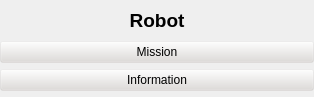
<?xml version="1.0" encoding="UTF-8"?>
<ui version="4.0">
 <class>RobotMenu</class>
 <widget class="QWidget" name="RobotMenu">
  <property name="geometry">
   <rect>
    <x>0</x>
    <y>0</y>
    <width>314</width>
    <height>97</height>
   </rect>
  </property>
  <property name="minimumSize">
   <size>
    <width>314</width>
    <height>0</height>
   </size>
  </property>
  <property name="maximumSize">
   <size>
    <width>314</width>
    <height>16777215</height>
   </size>
  </property>
  <property name="windowTitle">
   <string>Form</string>
  </property>
  <property name="styleSheet">
   <string notr="true"/>
  </property>
  <layout class="QVBoxLayout" name="verticalLayout">
   <property name="spacing">
    <number>0</number>
   </property>
   <property name="margin">
    <number>0</number>
   </property>
   <item>
    <layout class="QHBoxLayout" name="horizontalLayout">
     <item>
      <spacer name="horizontalSpacer">
       <property name="orientation">
        <enum>Qt::Horizontal</enum>
       </property>
       <property name="sizeHint" stdset="0">
        <size>
         <width>40</width>
         <height>20</height>
        </size>
       </property>
      </spacer>
     </item>
     <item>
      <widget class="QLabel" name="label">
       <property name="sizePolicy">
        <sizepolicy hsizetype="Expanding" vsizetype="Expanding">
         <horstretch>0</horstretch>
         <verstretch>0</verstretch>
        </sizepolicy>
       </property>
       <property name="minimumSize">
        <size>
         <width>0</width>
         <height>35</height>
        </size>
       </property>
       <property name="maximumSize">
        <size>
         <width>16777215</width>
         <height>35</height>
        </size>
       </property>
       <property name="font">
        <font>
         <pointsize>14</pointsize>
         <weight>75</weight>
         <bold>true</bold>
        </font>
       </property>
       <property name="text">
        <string>Robot</string>
       </property>
       <property name="alignment">
        <set>Qt::AlignCenter</set>
       </property>
      </widget>
     </item>
     <item>
      <spacer name="horizontalSpacer_2">
       <property name="orientation">
        <enum>Qt::Horizontal</enum>
       </property>
       <property name="sizeHint" stdset="0">
        <size>
         <width>40</width>
         <height>20</height>
        </size>
       </property>
      </spacer>
     </item>
    </layout>
   </item>
   <item>
    <layout class="QHBoxLayout" name="horizontalLayout_2">
     <item>
      <widget class="QPushButton" name="missionPushButton">
       <property name="palette">
        <palette>
         <active>
          <colorrole role="WindowText">
           <brush brushstyle="SolidPattern">
            <color alpha="255">
             <red>0</red>
             <green>0</green>
             <blue>0</blue>
            </color>
           </brush>
          </colorrole>
          <colorrole role="Button">
           <brush brushstyle="SolidPattern">
            <color alpha="30">
             <red>223</red>
             <green>220</green>
             <blue>217</blue>
            </color>
           </brush>
          </colorrole>
          <colorrole role="Light">
           <brush brushstyle="SolidPattern">
            <color alpha="30">
             <red>255</red>
             <green>255</green>
             <blue>255</blue>
            </color>
           </brush>
          </colorrole>
          <colorrole role="Midlight">
           <brush brushstyle="SolidPattern">
            <color alpha="30">
             <red>239</red>
             <green>237</green>
             <blue>236</blue>
            </color>
           </brush>
          </colorrole>
          <colorrole role="Dark">
           <brush brushstyle="SolidPattern">
            <color alpha="30">
             <red>111</red>
             <green>110</green>
             <blue>108</blue>
            </color>
           </brush>
          </colorrole>
          <colorrole role="Mid">
           <brush brushstyle="SolidPattern">
            <color alpha="30">
             <red>149</red>
             <green>147</green>
             <blue>145</blue>
            </color>
           </brush>
          </colorrole>
          <colorrole role="Text">
           <brush brushstyle="SolidPattern">
            <color alpha="255">
             <red>0</red>
             <green>0</green>
             <blue>0</blue>
            </color>
           </brush>
          </colorrole>
          <colorrole role="BrightText">
           <brush brushstyle="SolidPattern">
            <color alpha="255">
             <red>255</red>
             <green>255</green>
             <blue>255</blue>
            </color>
           </brush>
          </colorrole>
          <colorrole role="ButtonText">
           <brush brushstyle="SolidPattern">
            <color alpha="255">
             <red>0</red>
             <green>0</green>
             <blue>0</blue>
            </color>
           </brush>
          </colorrole>
          <colorrole role="Base">
           <brush brushstyle="SolidPattern">
            <color alpha="255">
             <red>255</red>
             <green>255</green>
             <blue>255</blue>
            </color>
           </brush>
          </colorrole>
          <colorrole role="Window">
           <brush brushstyle="SolidPattern">
            <color alpha="30">
             <red>223</red>
             <green>220</green>
             <blue>217</blue>
            </color>
           </brush>
          </colorrole>
          <colorrole role="Shadow">
           <brush brushstyle="SolidPattern">
            <color alpha="30">
             <red>0</red>
             <green>0</green>
             <blue>0</blue>
            </color>
           </brush>
          </colorrole>
          <colorrole role="Highlight">
           <brush brushstyle="SolidPattern">
            <color alpha="30">
             <red>0</red>
             <green>0</green>
             <blue>128</blue>
            </color>
           </brush>
          </colorrole>
          <colorrole role="AlternateBase">
           <brush brushstyle="SolidPattern">
            <color alpha="142">
             <red>239</red>
             <green>237</green>
             <blue>236</blue>
            </color>
           </brush>
          </colorrole>
          <colorrole role="ToolTipBase">
           <brush brushstyle="SolidPattern">
            <color alpha="255">
             <red>255</red>
             <green>255</green>
             <blue>220</blue>
            </color>
           </brush>
          </colorrole>
          <colorrole role="ToolTipText">
           <brush brushstyle="SolidPattern">
            <color alpha="255">
             <red>0</red>
             <green>0</green>
             <blue>0</blue>
            </color>
           </brush>
          </colorrole>
         </active>
         <inactive>
          <colorrole role="WindowText">
           <brush brushstyle="SolidPattern">
            <color alpha="255">
             <red>0</red>
             <green>0</green>
             <blue>0</blue>
            </color>
           </brush>
          </colorrole>
          <colorrole role="Button">
           <brush brushstyle="SolidPattern">
            <color alpha="30">
             <red>223</red>
             <green>220</green>
             <blue>217</blue>
            </color>
           </brush>
          </colorrole>
          <colorrole role="Light">
           <brush brushstyle="SolidPattern">
            <color alpha="30">
             <red>255</red>
             <green>255</green>
             <blue>255</blue>
            </color>
           </brush>
          </colorrole>
          <colorrole role="Midlight">
           <brush brushstyle="SolidPattern">
            <color alpha="30">
             <red>239</red>
             <green>237</green>
             <blue>236</blue>
            </color>
           </brush>
          </colorrole>
          <colorrole role="Dark">
           <brush brushstyle="SolidPattern">
            <color alpha="30">
             <red>111</red>
             <green>110</green>
             <blue>108</blue>
            </color>
           </brush>
          </colorrole>
          <colorrole role="Mid">
           <brush brushstyle="SolidPattern">
            <color alpha="30">
             <red>149</red>
             <green>147</green>
             <blue>145</blue>
            </color>
           </brush>
          </colorrole>
          <colorrole role="Text">
           <brush brushstyle="SolidPattern">
            <color alpha="255">
             <red>0</red>
             <green>0</green>
             <blue>0</blue>
            </color>
           </brush>
          </colorrole>
          <colorrole role="BrightText">
           <brush brushstyle="SolidPattern">
            <color alpha="255">
             <red>255</red>
             <green>255</green>
             <blue>255</blue>
            </color>
           </brush>
          </colorrole>
          <colorrole role="ButtonText">
           <brush brushstyle="SolidPattern">
            <color alpha="255">
             <red>0</red>
             <green>0</green>
             <blue>0</blue>
            </color>
           </brush>
          </colorrole>
          <colorrole role="Base">
           <brush brushstyle="SolidPattern">
            <color alpha="255">
             <red>255</red>
             <green>255</green>
             <blue>255</blue>
            </color>
           </brush>
          </colorrole>
          <colorrole role="Window">
           <brush brushstyle="SolidPattern">
            <color alpha="30">
             <red>223</red>
             <green>220</green>
             <blue>217</blue>
            </color>
           </brush>
          </colorrole>
          <colorrole role="Shadow">
           <brush brushstyle="SolidPattern">
            <color alpha="30">
             <red>0</red>
             <green>0</green>
             <blue>0</blue>
            </color>
           </brush>
          </colorrole>
          <colorrole role="Highlight">
           <brush brushstyle="SolidPattern">
            <color alpha="30">
             <red>0</red>
             <green>0</green>
             <blue>128</blue>
            </color>
           </brush>
          </colorrole>
          <colorrole role="AlternateBase">
           <brush brushstyle="SolidPattern">
            <color alpha="142">
             <red>239</red>
             <green>237</green>
             <blue>236</blue>
            </color>
           </brush>
          </colorrole>
          <colorrole role="ToolTipBase">
           <brush brushstyle="SolidPattern">
            <color alpha="255">
             <red>255</red>
             <green>255</green>
             <blue>220</blue>
            </color>
           </brush>
          </colorrole>
          <colorrole role="ToolTipText">
           <brush brushstyle="SolidPattern">
            <color alpha="255">
             <red>0</red>
             <green>0</green>
             <blue>0</blue>
            </color>
           </brush>
          </colorrole>
         </inactive>
         <disabled>
          <colorrole role="WindowText">
           <brush brushstyle="SolidPattern">
            <color alpha="30">
             <red>111</red>
             <green>110</green>
             <blue>108</blue>
            </color>
           </brush>
          </colorrole>
          <colorrole role="Button">
           <brush brushstyle="SolidPattern">
            <color alpha="30">
             <red>223</red>
             <green>220</green>
             <blue>217</blue>
            </color>
           </brush>
          </colorrole>
          <colorrole role="Light">
           <brush brushstyle="SolidPattern">
            <color alpha="30">
             <red>255</red>
             <green>255</green>
             <blue>255</blue>
            </color>
           </brush>
          </colorrole>
          <colorrole role="Midlight">
           <brush brushstyle="SolidPattern">
            <color alpha="30">
             <red>239</red>
             <green>237</green>
             <blue>236</blue>
            </color>
           </brush>
          </colorrole>
          <colorrole role="Dark">
           <brush brushstyle="SolidPattern">
            <color alpha="30">
             <red>111</red>
             <green>110</green>
             <blue>108</blue>
            </color>
           </brush>
          </colorrole>
          <colorrole role="Mid">
           <brush brushstyle="SolidPattern">
            <color alpha="30">
             <red>149</red>
             <green>147</green>
             <blue>145</blue>
            </color>
           </brush>
          </colorrole>
          <colorrole role="Text">
           <brush brushstyle="SolidPattern">
            <color alpha="30">
             <red>111</red>
             <green>110</green>
             <blue>108</blue>
            </color>
           </brush>
          </colorrole>
          <colorrole role="BrightText">
           <brush brushstyle="SolidPattern">
            <color alpha="255">
             <red>255</red>
             <green>255</green>
             <blue>255</blue>
            </color>
           </brush>
          </colorrole>
          <colorrole role="ButtonText">
           <brush brushstyle="SolidPattern">
            <color alpha="30">
             <red>111</red>
             <green>110</green>
             <blue>108</blue>
            </color>
           </brush>
          </colorrole>
          <colorrole role="Base">
           <brush brushstyle="SolidPattern">
            <color alpha="30">
             <red>223</red>
             <green>220</green>
             <blue>217</blue>
            </color>
           </brush>
          </colorrole>
          <colorrole role="Window">
           <brush brushstyle="SolidPattern">
            <color alpha="30">
             <red>223</red>
             <green>220</green>
             <blue>217</blue>
            </color>
           </brush>
          </colorrole>
          <colorrole role="Shadow">
           <brush brushstyle="SolidPattern">
            <color alpha="30">
             <red>0</red>
             <green>0</green>
             <blue>0</blue>
            </color>
           </brush>
          </colorrole>
          <colorrole role="Highlight">
           <brush brushstyle="SolidPattern">
            <color alpha="255">
             <red>0</red>
             <green>0</green>
             <blue>128</blue>
            </color>
           </brush>
          </colorrole>
          <colorrole role="AlternateBase">
           <brush brushstyle="SolidPattern">
            <color alpha="30">
             <red>223</red>
             <green>220</green>
             <blue>217</blue>
            </color>
           </brush>
          </colorrole>
          <colorrole role="ToolTipBase">
           <brush brushstyle="SolidPattern">
            <color alpha="255">
             <red>255</red>
             <green>255</green>
             <blue>220</blue>
            </color>
           </brush>
          </colorrole>
          <colorrole role="ToolTipText">
           <brush brushstyle="SolidPattern">
            <color alpha="255">
             <red>0</red>
             <green>0</green>
             <blue>0</blue>
            </color>
           </brush>
          </colorrole>
         </disabled>
        </palette>
       </property>
       <property name="cursor">
        <cursorShape>PointingHandCursor</cursorShape>
       </property>
       <property name="text">
        <string>Mission</string>
       </property>
       <property name="icon">
        <iconset resource="../resources.qrc">
         <normaloff>:/icons/deployBottom</normaloff>:/icons/deployBottom</iconset>
       </property>
      </widget>
     </item>
    </layout>
   </item>
   <item>
    <layout class="QHBoxLayout" name="horizontalLayout_5">
     <item>
      <widget class="Mission" name="MissionInformation" native="true">
       <property name="minimumSize">
        <size>
         <width>314</width>
         <height>0</height>
        </size>
       </property>
       <property name="maximumSize">
        <size>
         <width>314</width>
         <height>0</height>
        </size>
       </property>
      </widget>
     </item>
    </layout>
   </item>
   <item>
    <layout class="QHBoxLayout" name="horizontalLayout_3">
     <item>
      <widget class="QPushButton" name="informationPushButton">
       <property name="palette">
        <palette>
         <active>
          <colorrole role="WindowText">
           <brush brushstyle="SolidPattern">
            <color alpha="255">
             <red>0</red>
             <green>0</green>
             <blue>0</blue>
            </color>
           </brush>
          </colorrole>
          <colorrole role="Button">
           <brush brushstyle="SolidPattern">
            <color alpha="30">
             <red>223</red>
             <green>220</green>
             <blue>217</blue>
            </color>
           </brush>
          </colorrole>
          <colorrole role="Light">
           <brush brushstyle="SolidPattern">
            <color alpha="30">
             <red>255</red>
             <green>255</green>
             <blue>255</blue>
            </color>
           </brush>
          </colorrole>
          <colorrole role="Midlight">
           <brush brushstyle="SolidPattern">
            <color alpha="30">
             <red>239</red>
             <green>237</green>
             <blue>236</blue>
            </color>
           </brush>
          </colorrole>
          <colorrole role="Dark">
           <brush brushstyle="SolidPattern">
            <color alpha="30">
             <red>111</red>
             <green>110</green>
             <blue>108</blue>
            </color>
           </brush>
          </colorrole>
          <colorrole role="Mid">
           <brush brushstyle="SolidPattern">
            <color alpha="30">
             <red>149</red>
             <green>147</green>
             <blue>145</blue>
            </color>
           </brush>
          </colorrole>
          <colorrole role="Text">
           <brush brushstyle="SolidPattern">
            <color alpha="255">
             <red>0</red>
             <green>0</green>
             <blue>0</blue>
            </color>
           </brush>
          </colorrole>
          <colorrole role="BrightText">
           <brush brushstyle="SolidPattern">
            <color alpha="255">
             <red>255</red>
             <green>255</green>
             <blue>255</blue>
            </color>
           </brush>
          </colorrole>
          <colorrole role="ButtonText">
           <brush brushstyle="SolidPattern">
            <color alpha="255">
             <red>0</red>
             <green>0</green>
             <blue>0</blue>
            </color>
           </brush>
          </colorrole>
          <colorrole role="Base">
           <brush brushstyle="SolidPattern">
            <color alpha="255">
             <red>255</red>
             <green>255</green>
             <blue>255</blue>
            </color>
           </brush>
          </colorrole>
          <colorrole role="Window">
           <brush brushstyle="SolidPattern">
            <color alpha="30">
             <red>223</red>
             <green>220</green>
             <blue>217</blue>
            </color>
           </brush>
          </colorrole>
          <colorrole role="Shadow">
           <brush brushstyle="SolidPattern">
            <color alpha="30">
             <red>0</red>
             <green>0</green>
             <blue>0</blue>
            </color>
           </brush>
          </colorrole>
          <colorrole role="Highlight">
           <brush brushstyle="SolidPattern">
            <color alpha="30">
             <red>0</red>
             <green>0</green>
             <blue>128</blue>
            </color>
           </brush>
          </colorrole>
          <colorrole role="Link">
           <brush brushstyle="SolidPattern">
            <color alpha="30">
             <red>0</red>
             <green>0</green>
             <blue>255</blue>
            </color>
           </brush>
          </colorrole>
          <colorrole role="LinkVisited">
           <brush brushstyle="SolidPattern">
            <color alpha="30">
             <red>255</red>
             <green>0</green>
             <blue>255</blue>
            </color>
           </brush>
          </colorrole>
          <colorrole role="AlternateBase">
           <brush brushstyle="SolidPattern">
            <color alpha="142">
             <red>239</red>
             <green>237</green>
             <blue>236</blue>
            </color>
           </brush>
          </colorrole>
          <colorrole role="ToolTipBase">
           <brush brushstyle="SolidPattern">
            <color alpha="255">
             <red>255</red>
             <green>255</green>
             <blue>220</blue>
            </color>
           </brush>
          </colorrole>
          <colorrole role="ToolTipText">
           <brush brushstyle="SolidPattern">
            <color alpha="255">
             <red>0</red>
             <green>0</green>
             <blue>0</blue>
            </color>
           </brush>
          </colorrole>
         </active>
         <inactive>
          <colorrole role="WindowText">
           <brush brushstyle="SolidPattern">
            <color alpha="255">
             <red>0</red>
             <green>0</green>
             <blue>0</blue>
            </color>
           </brush>
          </colorrole>
          <colorrole role="Button">
           <brush brushstyle="SolidPattern">
            <color alpha="30">
             <red>223</red>
             <green>220</green>
             <blue>217</blue>
            </color>
           </brush>
          </colorrole>
          <colorrole role="Light">
           <brush brushstyle="SolidPattern">
            <color alpha="30">
             <red>255</red>
             <green>255</green>
             <blue>255</blue>
            </color>
           </brush>
          </colorrole>
          <colorrole role="Midlight">
           <brush brushstyle="SolidPattern">
            <color alpha="30">
             <red>239</red>
             <green>237</green>
             <blue>236</blue>
            </color>
           </brush>
          </colorrole>
          <colorrole role="Dark">
           <brush brushstyle="SolidPattern">
            <color alpha="30">
             <red>111</red>
             <green>110</green>
             <blue>108</blue>
            </color>
           </brush>
          </colorrole>
          <colorrole role="Mid">
           <brush brushstyle="SolidPattern">
            <color alpha="30">
             <red>149</red>
             <green>147</green>
             <blue>145</blue>
            </color>
           </brush>
          </colorrole>
          <colorrole role="Text">
           <brush brushstyle="SolidPattern">
            <color alpha="255">
             <red>0</red>
             <green>0</green>
             <blue>0</blue>
            </color>
           </brush>
          </colorrole>
          <colorrole role="BrightText">
           <brush brushstyle="SolidPattern">
            <color alpha="255">
             <red>255</red>
             <green>255</green>
             <blue>255</blue>
            </color>
           </brush>
          </colorrole>
          <colorrole role="ButtonText">
           <brush brushstyle="SolidPattern">
            <color alpha="255">
             <red>0</red>
             <green>0</green>
             <blue>0</blue>
            </color>
           </brush>
          </colorrole>
          <colorrole role="Base">
           <brush brushstyle="SolidPattern">
            <color alpha="255">
             <red>255</red>
             <green>255</green>
             <blue>255</blue>
            </color>
           </brush>
          </colorrole>
          <colorrole role="Window">
           <brush brushstyle="SolidPattern">
            <color alpha="30">
             <red>223</red>
             <green>220</green>
             <blue>217</blue>
            </color>
           </brush>
          </colorrole>
          <colorrole role="Shadow">
           <brush brushstyle="SolidPattern">
            <color alpha="30">
             <red>0</red>
             <green>0</green>
             <blue>0</blue>
            </color>
           </brush>
          </colorrole>
          <colorrole role="Highlight">
           <brush brushstyle="SolidPattern">
            <color alpha="30">
             <red>0</red>
             <green>0</green>
             <blue>128</blue>
            </color>
           </brush>
          </colorrole>
          <colorrole role="Link">
           <brush brushstyle="SolidPattern">
            <color alpha="30">
             <red>0</red>
             <green>0</green>
             <blue>255</blue>
            </color>
           </brush>
          </colorrole>
          <colorrole role="LinkVisited">
           <brush brushstyle="SolidPattern">
            <color alpha="30">
             <red>255</red>
             <green>0</green>
             <blue>255</blue>
            </color>
           </brush>
          </colorrole>
          <colorrole role="AlternateBase">
           <brush brushstyle="SolidPattern">
            <color alpha="142">
             <red>239</red>
             <green>237</green>
             <blue>236</blue>
            </color>
           </brush>
          </colorrole>
          <colorrole role="ToolTipBase">
           <brush brushstyle="SolidPattern">
            <color alpha="255">
             <red>255</red>
             <green>255</green>
             <blue>220</blue>
            </color>
           </brush>
          </colorrole>
          <colorrole role="ToolTipText">
           <brush brushstyle="SolidPattern">
            <color alpha="255">
             <red>0</red>
             <green>0</green>
             <blue>0</blue>
            </color>
           </brush>
          </colorrole>
         </inactive>
         <disabled>
          <colorrole role="WindowText">
           <brush brushstyle="SolidPattern">
            <color alpha="30">
             <red>111</red>
             <green>110</green>
             <blue>108</blue>
            </color>
           </brush>
          </colorrole>
          <colorrole role="Button">
           <brush brushstyle="SolidPattern">
            <color alpha="30">
             <red>223</red>
             <green>220</green>
             <blue>217</blue>
            </color>
           </brush>
          </colorrole>
          <colorrole role="Light">
           <brush brushstyle="SolidPattern">
            <color alpha="30">
             <red>255</red>
             <green>255</green>
             <blue>255</blue>
            </color>
           </brush>
          </colorrole>
          <colorrole role="Midlight">
           <brush brushstyle="SolidPattern">
            <color alpha="30">
             <red>239</red>
             <green>237</green>
             <blue>236</blue>
            </color>
           </brush>
          </colorrole>
          <colorrole role="Dark">
           <brush brushstyle="SolidPattern">
            <color alpha="30">
             <red>111</red>
             <green>110</green>
             <blue>108</blue>
            </color>
           </brush>
          </colorrole>
          <colorrole role="Mid">
           <brush brushstyle="SolidPattern">
            <color alpha="30">
             <red>149</red>
             <green>147</green>
             <blue>145</blue>
            </color>
           </brush>
          </colorrole>
          <colorrole role="Text">
           <brush brushstyle="SolidPattern">
            <color alpha="30">
             <red>111</red>
             <green>110</green>
             <blue>108</blue>
            </color>
           </brush>
          </colorrole>
          <colorrole role="BrightText">
           <brush brushstyle="SolidPattern">
            <color alpha="255">
             <red>255</red>
             <green>255</green>
             <blue>255</blue>
            </color>
           </brush>
          </colorrole>
          <colorrole role="ButtonText">
           <brush brushstyle="SolidPattern">
            <color alpha="30">
             <red>111</red>
             <green>110</green>
             <blue>108</blue>
            </color>
           </brush>
          </colorrole>
          <colorrole role="Base">
           <brush brushstyle="SolidPattern">
            <color alpha="30">
             <red>223</red>
             <green>220</green>
             <blue>217</blue>
            </color>
           </brush>
          </colorrole>
          <colorrole role="Window">
           <brush brushstyle="SolidPattern">
            <color alpha="30">
             <red>223</red>
             <green>220</green>
             <blue>217</blue>
            </color>
           </brush>
          </colorrole>
          <colorrole role="Shadow">
           <brush brushstyle="SolidPattern">
            <color alpha="30">
             <red>0</red>
             <green>0</green>
             <blue>0</blue>
            </color>
           </brush>
          </colorrole>
          <colorrole role="Highlight">
           <brush brushstyle="SolidPattern">
            <color alpha="255">
             <red>0</red>
             <green>0</green>
             <blue>128</blue>
            </color>
           </brush>
          </colorrole>
          <colorrole role="Link">
           <brush brushstyle="SolidPattern">
            <color alpha="30">
             <red>0</red>
             <green>0</green>
             <blue>255</blue>
            </color>
           </brush>
          </colorrole>
          <colorrole role="LinkVisited">
           <brush brushstyle="SolidPattern">
            <color alpha="30">
             <red>255</red>
             <green>0</green>
             <blue>255</blue>
            </color>
           </brush>
          </colorrole>
          <colorrole role="AlternateBase">
           <brush brushstyle="SolidPattern">
            <color alpha="30">
             <red>223</red>
             <green>220</green>
             <blue>217</blue>
            </color>
           </brush>
          </colorrole>
          <colorrole role="ToolTipBase">
           <brush brushstyle="SolidPattern">
            <color alpha="255">
             <red>255</red>
             <green>255</green>
             <blue>220</blue>
            </color>
           </brush>
          </colorrole>
          <colorrole role="ToolTipText">
           <brush brushstyle="SolidPattern">
            <color alpha="255">
             <red>0</red>
             <green>0</green>
             <blue>0</blue>
            </color>
           </brush>
          </colorrole>
         </disabled>
        </palette>
       </property>
       <property name="cursor">
        <cursorShape>PointingHandCursor</cursorShape>
       </property>
       <property name="text">
        <string>Information</string>
       </property>
       <property name="icon">
        <iconset resource="../resources.qrc">
         <normaloff>:/icons/deployBottom</normaloff>:/icons/deployBottom</iconset>
       </property>
      </widget>
     </item>
    </layout>
   </item>
   <item>
    <layout class="QHBoxLayout" name="horizontalLayout_4">
     <item>
      <widget class="RobotInformation" name="robotInformation" native="true">
       <property name="sizePolicy">
        <sizepolicy hsizetype="Preferred" vsizetype="Preferred">
         <horstretch>0</horstretch>
         <verstretch>0</verstretch>
        </sizepolicy>
       </property>
       <property name="minimumSize">
        <size>
         <width>314</width>
         <height>0</height>
        </size>
       </property>
       <property name="maximumSize">
        <size>
         <width>314</width>
         <height>0</height>
        </size>
       </property>
      </widget>
     </item>
    </layout>
   </item>
  </layout>
 </widget>
 <customwidgets>
  <customwidget>
   <class>RobotInformation</class>
   <extends>QWidget</extends>
   <header>widgets/robotinformation.h</header>
   <container>1</container>
  </customwidget>
  <customwidget>
   <class>Mission</class>
   <extends>QWidget</extends>
   <header>widgets/mission.h</header>
   <container>1</container>
  </customwidget>
 </customwidgets>
 <resources>
  <include location="../resources.qrc"/>
 </resources>
 <connections/>
</ui>
